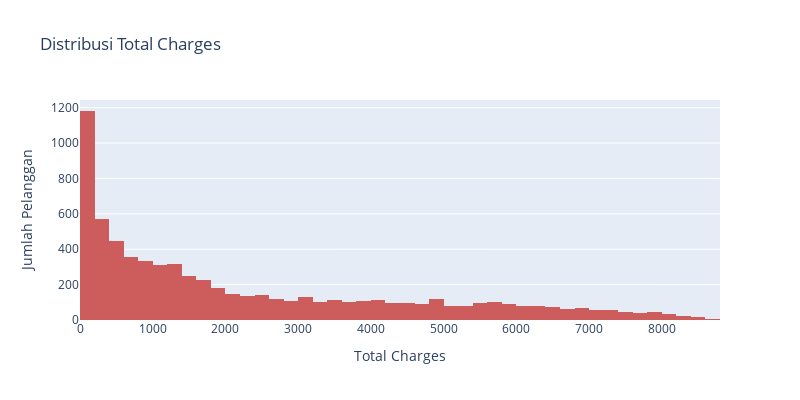
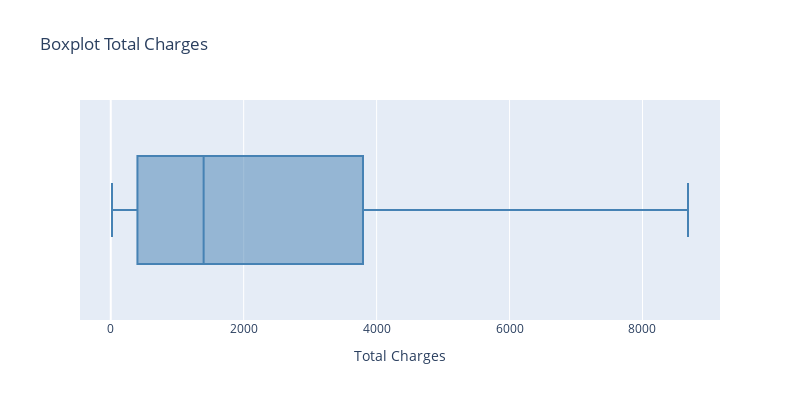

Notebook code for these charts, in order:
### Code cell
# 1. Histogram TotalCharges
fig_hist = px.histogram(
    df,
    x="TotalCharges",
    nbins=50,
    title="Distribusi Total Charges",
    width=800,
    height=400,
    color_discrete_sequence=["indianred"]
)
fig_hist.update_layout(xaxis_title="Total Charges", yaxis_title="Jumlah Pelanggan")
fig_hist.show()

# 2. Boxplot TotalCharges
fig_box = px.box(
    df,
    x="TotalCharges",
    title="Boxplot Total Charges",
    width=800,
    height=400,
    color_discrete_sequence=["steelblue"]
)
fig_box.update_layout(xaxis_title="Total Charges")
fig_box.show()

### Figure 1 — Plotly figure (JSON) as saved in the notebook; plotly's stock layout.template omitted (floating-point values rounded to 4 significant figures; data arrays with more than 128 entries replaced by an {"elided": "..."} marker saying what was removed)
{"data": [{"bingroup": "x", "hovertemplate": "TotalCharges=%{x}<br>count=%{y}<extra></extra>", "legendgroup": "", "marker": {"color": "indianred", "pattern": {"shape": ""}}, "name": "", "nbinsx": 50, "orientation": "v", "showlegend": false, "type": "histogram", "x": {"elided": "7043 float values"}, "xaxis": "x", "yaxis": "y"}], "layout": {"barmode": "relative", "height": 400, "legend": {"tracegroupgap": 0}, "title": {"text": "Distribusi Total Charges"}, "width": 800, "xaxis": {"anchor": "y", "domain": [0, 1], "title": {"text": "Total Charges"}}, "yaxis": {"anchor": "x", "domain": [0, 1], "title": {"text": "Jumlah Pelanggan"}}}}

### Figure 2 — Plotly figure (JSON) as saved in the notebook; plotly's stock layout.template omitted (floating-point values rounded to 4 significant figures; data arrays with more than 128 entries replaced by an {"elided": "..."} marker saying what was removed)
{"data": [{"alignmentgroup": "True", "hovertemplate": "TotalCharges=%{x}<extra></extra>", "legendgroup": "", "marker": {"color": "steelblue"}, "name": "", "notched": false, "offsetgroup": "", "orientation": "h", "showlegend": false, "type": "box", "x": {"elided": "7043 float values"}, "x0": " ", "xaxis": "x", "y0": " ", "yaxis": "y"}], "layout": {"boxmode": "group", "height": 400, "legend": {"tracegroupgap": 0}, "title": {"text": "Boxplot Total Charges"}, "width": 800, "xaxis": {"anchor": "y", "domain": [0, 1], "title": {"text": "Total Charges"}}, "yaxis": {"anchor": "x", "domain": [0, 1]}}}
